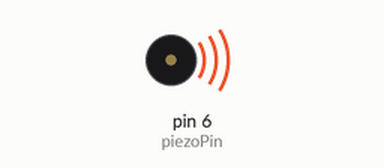
Recording of a sketch running on a simulated Arduino Uno, built with avr-gcc and run on an emulated ATmega328P. Parts: buzzer (waves = sounding).

Above: at 0.7 s.
At 14.4 s:
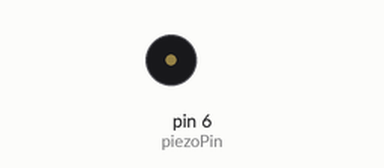
Timing chart, 0 to 16.4 s (numbered marks = the images above):
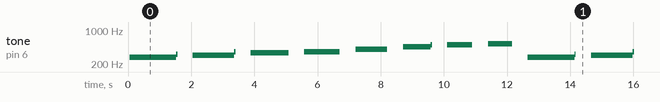

The sketch:

Piezo_Test.ino
```cpp
// Piezo_Test.ino : 피에조부저 테스트 코드

// 피에조부저 핀번호 설정
int piezoPin = 6;

// 음량 설정(0 ~ 1023)
int valueV = 200;

void setup() {
  pinMode(piezoPin, OUTPUT);  // fiezoPin 출력모드 설정
}

void loop() {
  for(long i = 0; i < 1000000; i = i + 2552) {  // '도'
      digitalWrite(piezoPin, 1);
      delayMicroseconds(valueV);
      digitalWrite(piezoPin, 0);
      delayMicroseconds(2 * 1911 - valueV);
  }
  delay(500);
  for(long i = 0; i < 1000000; i = i + 2552) {  // '레'
      digitalWrite(piezoPin, 1);
      delayMicroseconds(valueV);
      digitalWrite(piezoPin, 0);
      delayMicroseconds(2 * 1702 - valueV);
  }
  delay(500);
  for(long i = 0; i < 1000000; i = i + 2552) {  // '미'
      digitalWrite(piezoPin, 1);
      delayMicroseconds(valueV);
      digitalWrite(piezoPin, 0);
      delayMicroseconds(2 * 1517 - valueV);
  }
  delay(500);
  for(long i = 0; i < 1000000; i = i + 2552) {  // '파'
      digitalWrite(piezoPin, 1);
      delayMicroseconds(valueV);
      digitalWrite(piezoPin, 0);
      delayMicroseconds(2 * 1431 - valueV);
  }
  delay(500);
  for(long i = 0; i < 1000000; i = i + 2552) {  // '솔'
      digitalWrite(piezoPin, 1);
      delayMicroseconds(valueV);
      digitalWrite(piezoPin, 0);
      delayMicroseconds(2 * 1276 - valueV);
  }
  delay(500);
  for(long i = 0; i < 1000000; i = i + 2552) {  // '라'
      digitalWrite(piezoPin, 1);
      delayMicroseconds(valueV);
      digitalWrite(piezoPin, 0);
      delayMicroseconds(2 * 1137 - valueV);
  }
  delay(500);
  for(long i = 0; i < 1000000; i = i + 2552) {  // '시'
      digitalWrite(piezoPin, 1);
      delayMicroseconds(valueV);
      digitalWrite(piezoPin, 0);
      delayMicroseconds(2 * 1012 - valueV);
  }
    delay(500);
  for(long i = 0; i < 1000000; i = i + 2552) {  // '도'
      digitalWrite(piezoPin, 1);
      delayMicroseconds(valueV);
      digitalWrite(piezoPin, 0);
      delayMicroseconds(2 * 965 - valueV);
  }
  delay(500);
} // loop()
```
